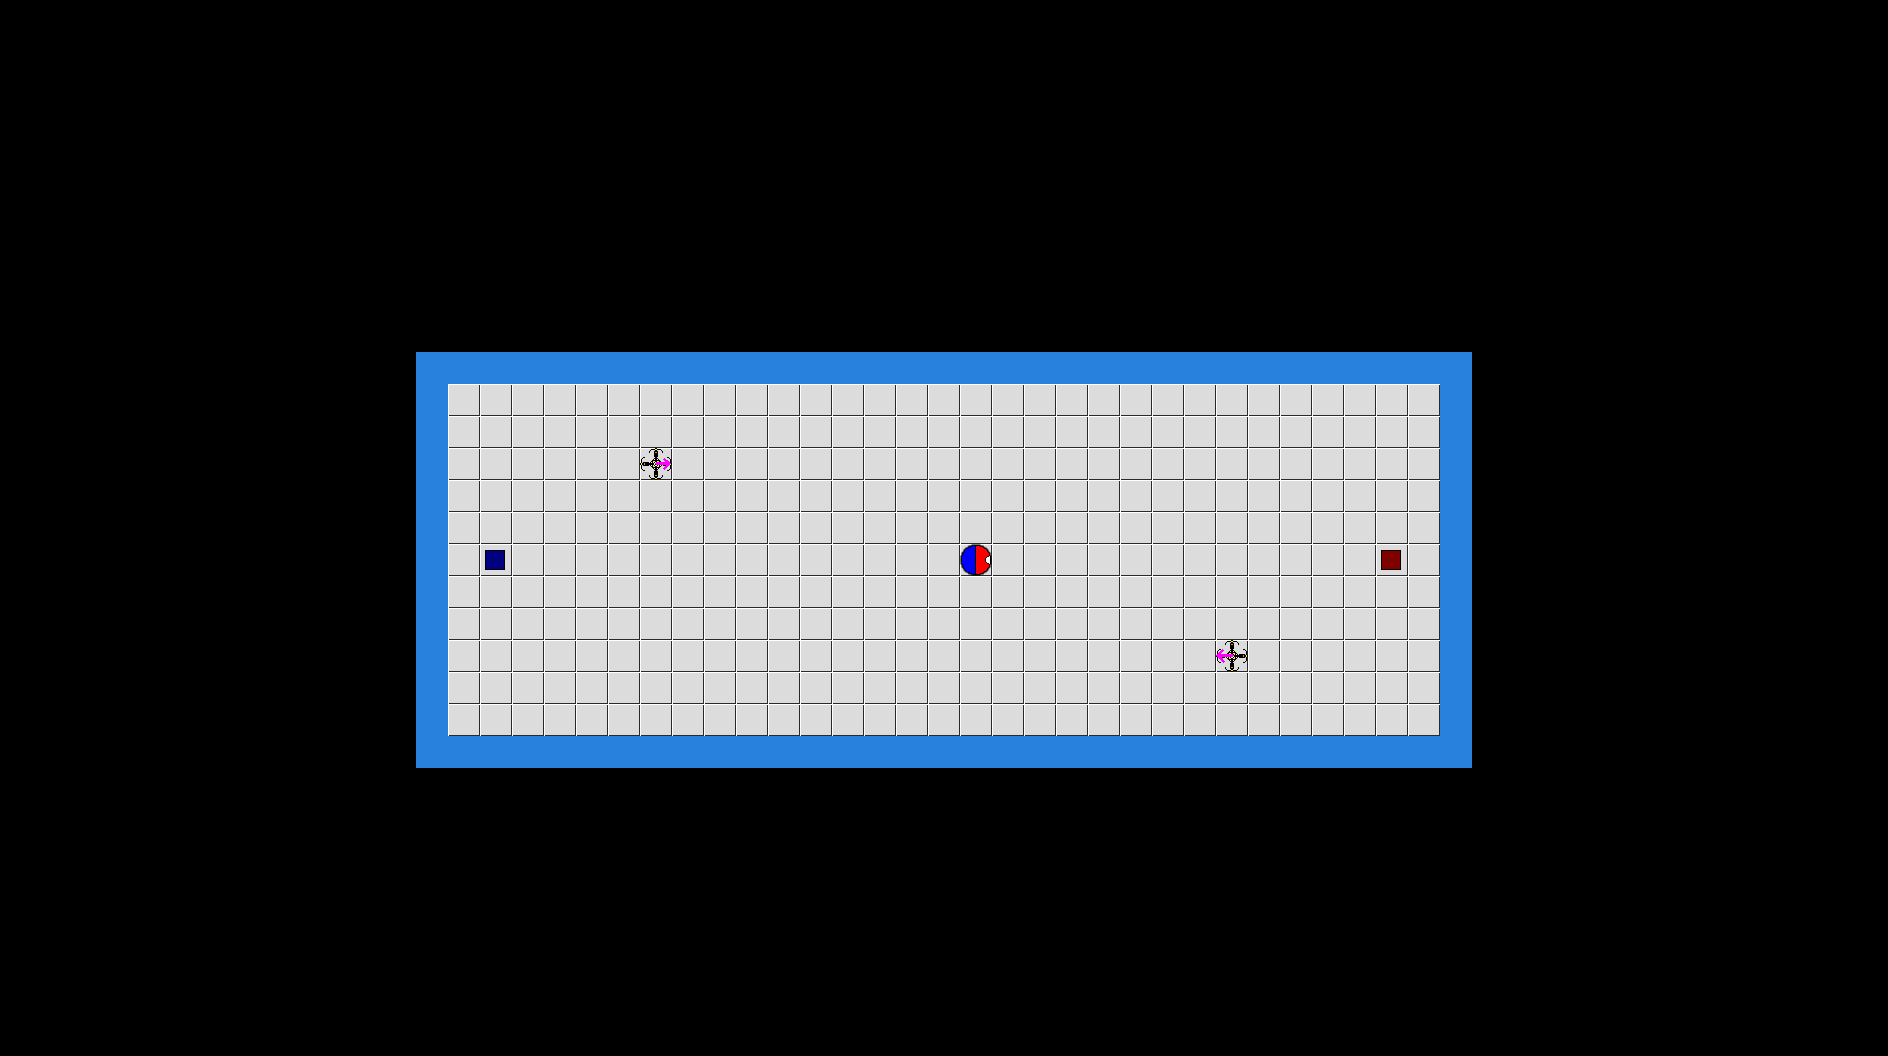

A level layout from a 2D game, rendered from its tile map. Below: a short description, then the map file with its tile-grid data intact:
An orthogonal 59x33 tile map with 32x32 px tiles, 1 tile layer (Camada de Tiles 1).

<map version="1.0" orientation="orthogonal" width="59" height="33" tilewidth="32" tileheight="32">
 <tileset firstgid="1" name="tileset" tilewidth="32" tileheight="32">
  <image source="tileset.png" width="160" height="160" />
 </tileset>
 <layer name="Camada de Tiles 1" width="59" height="33">
  <data encoding="csv">
0,0,0,0,0,0,0,0,0,0,0,0,0,0,0,0,0,0,0,0,0,0,0,0,0,0,0,0,0,0,0,0,0,0,0,0,0,0,0,0,0,0,0,0,0,0,0,0,0,0,0,0,0,0,0,0,0,0,0,
0,0,0,0,0,0,0,0,0,0,0,0,0,0,0,0,0,0,0,0,0,0,0,0,0,0,0,0,0,0,0,0,0,0,0,0,0,0,0,0,0,0,0,0,0,0,0,0,0,0,0,0,0,0,0,0,0,0,0,
0,0,0,0,0,0,0,0,0,0,0,0,0,0,0,0,0,0,0,0,0,0,0,0,0,0,0,0,0,0,0,0,0,0,0,0,0,0,0,0,0,0,0,0,0,0,0,0,0,0,0,0,0,0,0,0,0,0,0,
0,0,0,0,0,0,0,0,0,0,0,0,0,0,0,0,0,0,0,0,0,0,0,0,0,0,0,0,0,0,0,0,0,0,0,0,0,0,0,0,0,0,0,0,0,0,0,0,0,0,0,0,0,0,0,0,0,0,0,
0,0,0,0,0,0,0,0,0,0,0,0,0,0,0,0,0,0,0,0,0,0,0,0,0,0,0,0,0,0,0,0,0,0,0,0,0,0,0,0,0,0,0,0,0,0,0,0,0,0,0,0,0,0,0,0,0,0,0,
0,0,0,0,0,0,0,0,0,0,0,0,0,0,0,0,0,0,0,0,0,0,0,0,0,0,0,0,0,0,0,0,0,0,0,0,0,0,0,0,0,0,0,0,0,0,0,0,0,0,0,0,0,0,0,0,0,0,0,
0,0,0,0,0,0,0,0,0,0,0,0,0,0,0,0,0,0,0,0,0,0,0,0,0,0,0,0,0,0,0,0,0,0,0,0,0,0,0,0,0,0,0,0,0,0,0,0,0,0,0,0,0,0,0,0,0,0,0,
0,0,0,0,0,0,0,0,0,0,0,0,0,0,0,0,0,0,0,0,0,0,0,0,0,0,0,0,0,0,0,0,0,0,0,0,0,0,0,0,0,0,0,0,0,0,0,0,0,0,0,0,0,0,0,0,0,0,0,
0,0,0,0,0,0,0,0,0,0,0,0,0,0,0,0,0,0,0,0,0,0,0,0,0,0,0,0,0,0,0,0,0,0,0,0,0,0,0,0,0,0,0,0,0,0,0,0,0,0,0,0,0,0,0,0,0,0,0,
0,0,0,0,0,0,0,0,0,0,0,0,0,0,0,0,0,0,0,0,0,0,0,0,0,0,0,0,0,0,0,0,0,0,0,0,0,0,0,0,0,0,0,0,0,0,0,0,0,0,0,0,0,0,0,0,0,0,0,
0,0,0,0,0,0,0,0,0,0,0,0,0,0,0,0,0,0,0,0,0,0,0,0,0,0,0,0,0,0,0,0,0,0,0,0,0,0,0,0,0,0,0,0,0,0,0,0,0,0,0,0,0,0,0,0,0,0,0,
0,0,0,0,0,0,0,0,0,0,0,0,0,2,2,2,2,2,2,2,2,2,2,2,2,2,2,2,2,2,2,2,2,2,2,2,2,2,2,2,2,2,2,2,2,2,0,0,0,0,0,0,0,0,0,0,0,0,0,
0,0,0,0,0,0,0,0,0,0,0,0,0,2,1,1,1,1,1,1,1,1,1,1,1,1,1,1,1,1,1,1,1,1,1,1,1,1,1,1,1,1,1,1,1,2,0,0,0,0,0,0,0,0,0,0,0,0,0,
0,0,0,0,0,0,0,0,0,0,0,0,0,2,1,1,1,1,1,1,1,1,1,1,1,1,1,1,1,1,1,1,1,1,1,1,1,1,1,1,1,1,1,1,1,2,0,0,0,0,0,0,0,0,0,0,0,0,0,
0,0,0,0,0,0,0,0,0,0,0,0,0,2,1,1,1,1,1,1,8,1,1,1,1,1,1,1,1,1,1,1,1,1,1,1,1,1,1,1,1,1,1,1,1,2,0,0,0,0,0,0,0,0,0,0,0,0,0,
0,0,0,0,0,0,0,0,0,0,0,0,0,2,1,1,1,1,1,1,1,1,1,1,1,1,1,1,1,1,1,1,1,1,1,1,1,1,1,1,1,1,1,1,1,2,0,0,0,0,0,0,0,0,0,0,0,0,0,
0,0,0,0,0,0,0,0,0,0,0,0,0,2,1,1,1,1,1,1,1,1,1,1,1,1,1,1,1,1,1,1,1,1,1,1,1,1,1,1,1,1,1,1,1,2,0,0,0,0,0,0,0,0,0,0,0,0,0,
0,0,0,0,0,0,0,0,0,0,0,0,0,2,1,4,1,1,1,1,1,1,1,1,1,1,1,1,1,1,3,1,1,1,1,1,1,1,1,1,1,1,1,5,1,2,0,0,0,0,0,0,0,0,0,0,0,0,0,
0,0,0,0,0,0,0,0,0,0,0,0,0,2,1,1,1,1,1,1,1,1,1,1,1,1,1,1,1,1,1,1,1,1,1,1,1,1,1,1,1,1,1,1,1,2,0,0,0,0,0,0,0,0,0,0,0,0,0,
0,0,0,0,0,0,0,0,0,0,0,0,0,2,1,1,1,1,1,1,1,1,1,1,1,1,1,1,1,1,1,1,1,1,1,1,1,1,1,1,1,1,1,1,1,2,0,0,0,0,0,0,0,0,0,0,0,0,0,
0,0,0,0,0,0,0,0,0,0,0,0,0,2,1,1,1,1,1,1,1,1,1,1,1,1,1,1,1,1,1,1,1,1,1,1,1,1,12,1,1,1,1,1,1,2,0,0,0,0,0,0,0,0,0,0,0,0,0,
0,0,0,0,0,0,0,0,0,0,0,0,0,2,1,1,1,1,1,1,1,1,1,1,1,1,1,1,1,1,1,1,1,1,1,1,1,1,1,1,1,1,1,1,1,2,0,0,0,0,0,0,0,0,0,0,0,0,0,
0,0,0,0,0,0,0,0,0,0,0,0,0,2,1,1,1,1,1,1,1,1,1,1,1,1,1,1,1,1,1,1,1,1,1,1,1,1,1,1,1,1,1,1,1,2,0,0,0,0,0,0,0,0,0,0,0,0,0,
0,0,0,0,0,0,0,0,0,0,0,0,0,2,2,2,2,2,2,2,2,2,2,2,2,2,2,2,2,2,2,2,2,2,2,2,2,2,2,2,2,2,2,2,2,2,0,0,0,0,0,0,0,0,0,0,0,0,0,
0,0,0,0,0,0,0,0,0,0,0,0,0,0,0,0,0,0,0,0,0,0,0,0,0,0,0,0,0,0,0,0,0,0,0,0,0,0,0,0,0,0,0,0,0,0,0,0,0,0,0,0,0,0,0,0,0,0,0,
0,0,0,0,0,0,0,0,0,0,0,0,0,0,0,0,0,0,0,0,0,0,0,0,0,0,0,0,0,0,0,0,0,0,0,0,0,0,0,0,0,0,0,0,0,0,0,0,0,0,0,0,0,0,0,0,0,0,0,
0,0,0,0,0,0,0,0,0,0,0,0,0,0,0,0,0,0,0,0,0,0,0,0,0,0,0,0,0,0,0,0,0,0,0,0,0,0,0,0,0,0,0,0,0,0,0,0,0,0,0,0,0,0,0,0,0,0,0,
0,0,0,0,0,0,0,0,0,0,0,0,0,0,0,0,0,0,0,0,0,0,0,0,0,0,0,0,0,0,0,0,0,0,0,0,0,0,0,0,0,0,0,0,0,0,0,0,0,0,0,0,0,0,0,0,0,0,0,
0,0,0,0,0,0,0,0,0,0,0,0,0,0,0,0,0,0,0,0,0,0,0,0,0,0,0,0,0,0,0,0,0,0,0,0,0,0,0,0,0,0,0,0,0,0,0,0,0,0,0,0,0,0,0,0,0,0,0,
0,0,0,0,0,0,0,0,0,0,0,0,0,0,0,0,0,0,0,0,0,0,0,0,0,0,0,0,0,0,0,0,0,0,0,0,0,0,0,0,0,0,0,0,0,0,0,0,0,0,0,0,0,0,0,0,0,0,0,
0,0,0,0,0,0,0,0,0,0,0,0,0,0,0,0,0,0,0,0,0,0,0,0,0,0,0,0,0,0,0,0,0,0,0,0,0,0,0,0,0,0,0,0,0,0,0,0,0,0,0,0,0,0,0,0,0,0,0,
0,0,0,0,0,0,0,0,0,0,0,0,0,0,0,0,0,0,0,0,0,0,0,0,0,0,0,0,0,0,0,0,0,0,0,0,0,0,0,0,0,0,0,0,0,0,0,0,0,0,0,0,0,0,0,0,0,0,0,
0,0,0,0,0,0,0,0,0,0,0,0,0,0,0,0,0,0,0,0,0,0,0,0,0,0,0,0,0,0,0,0,0,0,0,0,0,0,0,0,0,0,0,0,0,0,0,0,0,0,0,0,0,0,0,0,0,0,0
</data>
 </layer>
</map>
